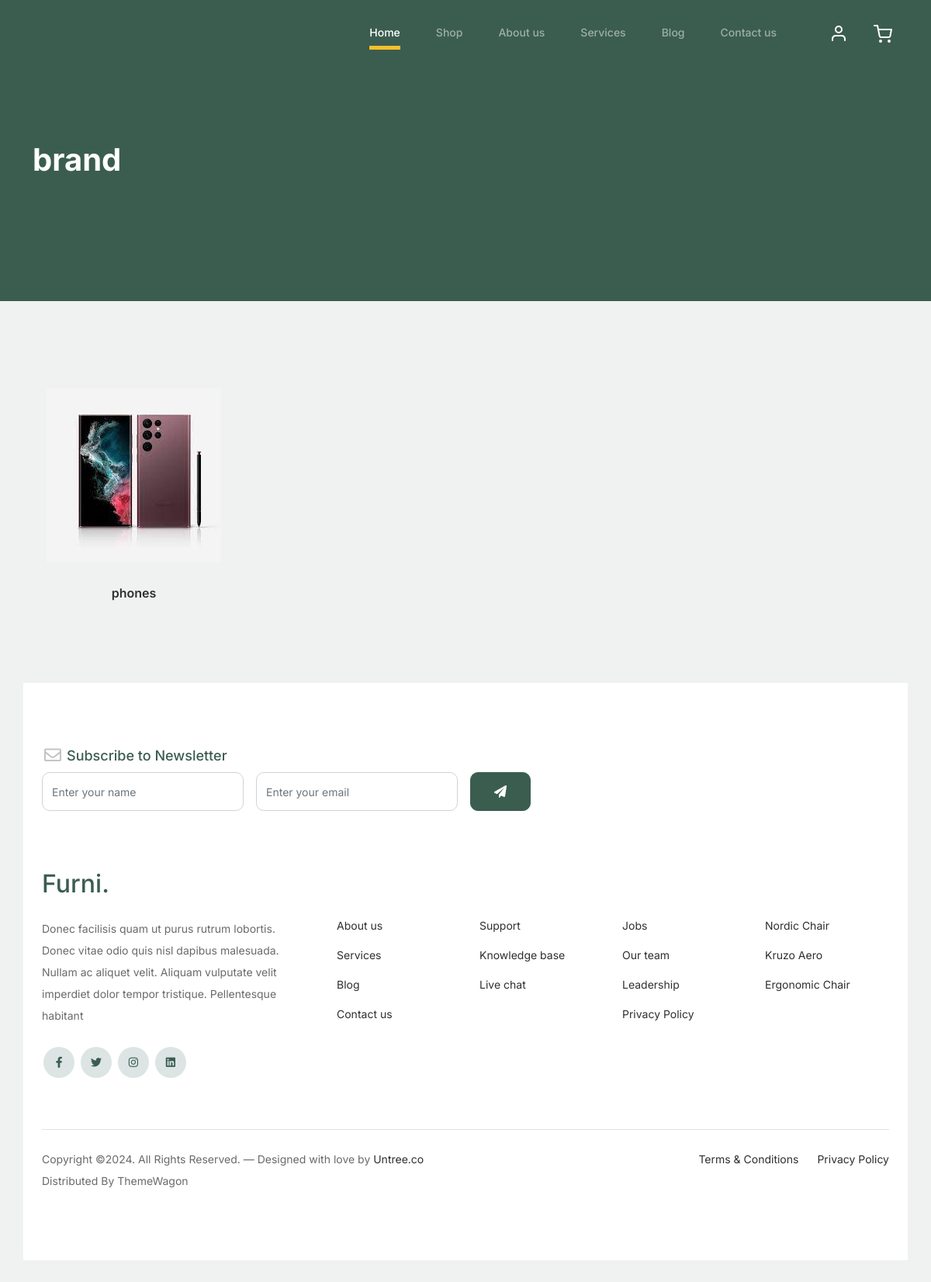
/products/brand/, run on an earlier commit of the app's database.
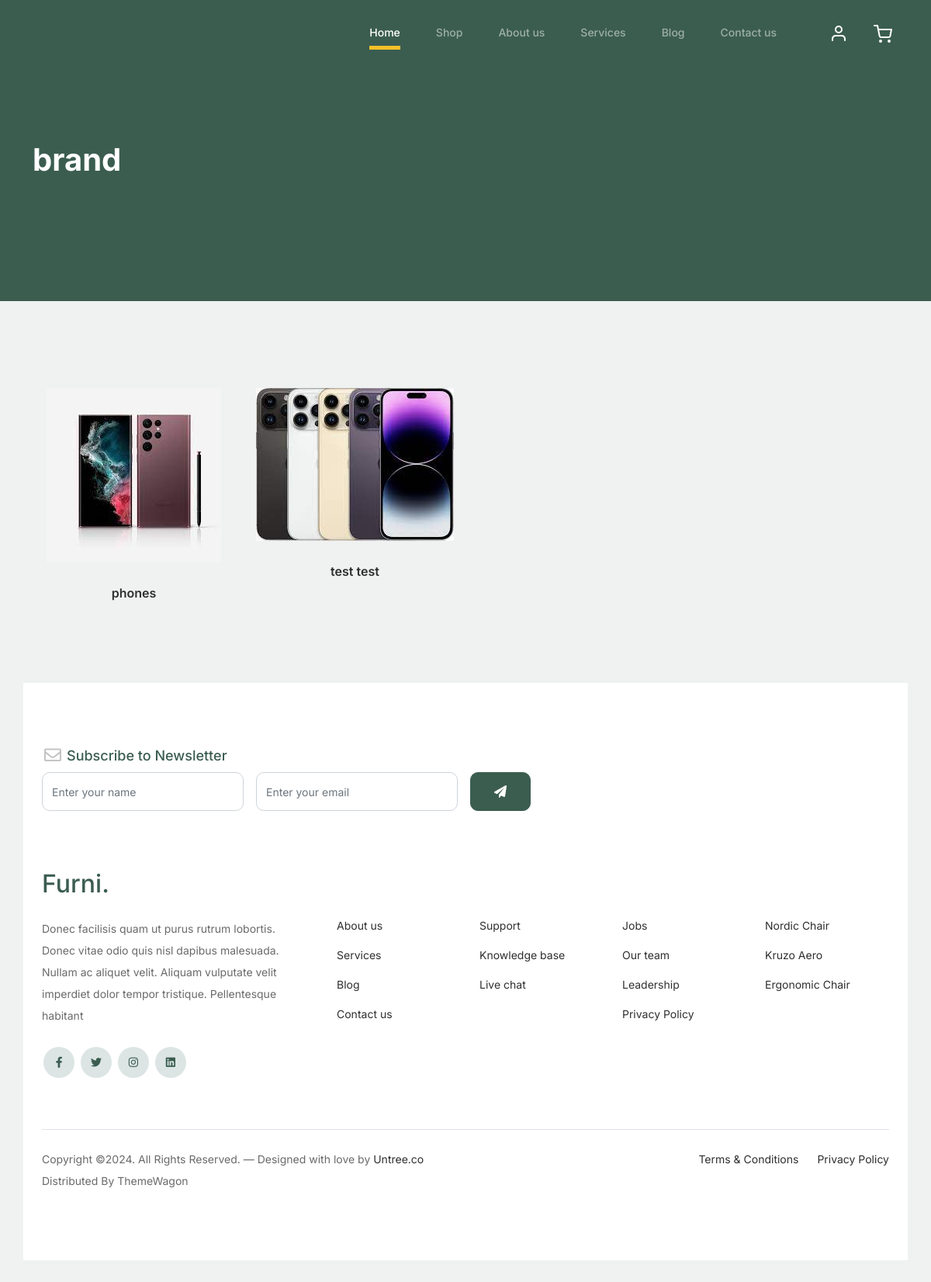
And on a later commit of the database.
### products/models.py (models this page shows, shortened)
class Brand(models.Model):
    name = models.CharField(_('Name') ,max_length=50)
    image = models.ImageField( _('Image') ,upload_to= 'brands')
    slug = models.SlugField(blank = True , null = True)

### products/views.py (the view)
# urls.py: path('brand/' , BrandList.as_view() , name = 'brand_list'),
class BrandList(generic.ListView):
    model = Brand
    template_name='products/brand_list.html'

### products/templates/products/brand_list.html
{% extends "base.html" %}
{% load static %}
{% block body %}
<div class="hero">
	<div class="container">
		<div class="row justify-content-between">
			<div class="col-lg-5">
				<div class="intro-excerpt">
					<h1>brand</h1>
				</div>
			</div>
			<div class="col-lg-7">
			</div>
		</div>
	</div>
</div>
<div class="untree_co-section product-section before-footer-section">
	<div class="container">
		<div class="row">
			{% for brand in brand_list %}
			<div class="col-12 col-md-4 col-lg-3 mb-5">
				<a class="product-item" href="{{brand.slug}}">
					<img src=" {{brand.image.url}} " class="img-fluid product-thumbnail">
					<h3 class="product-title"> {{brand.name}} </h3>
				</a>
			</div>
			{% endfor %}
			{% endblock body %}

What changed in the data, as far as the page shows it:
added Brand: image (picture), name "test test"
